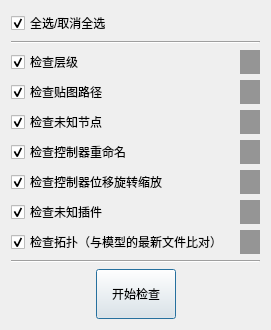
<?xml version="1.0" encoding="UTF-8"?>
<ui version="4.0">
 <class>dsf_rigging_checking_dialog</class>
 <widget class="QDialog" name="dsf_rigging_checking_dialog">
  <property name="geometry">
   <rect>
    <x>0</x>
    <y>0</y>
    <width>271</width>
    <height>289</height>
   </rect>
  </property>
  <property name="windowTitle">
   <string>绑定质检工具 by wangdonghao</string>
  </property>
  <layout class="QGridLayout" name="gridLayout">
   <item row="0" column="1">
    <layout class="QVBoxLayout" name="verticalLayout">
     <item>
      <widget class="QCheckBox" name="select_all">
       <property name="text">
        <string>全选/取消全选</string>
       </property>
       <property name="checked">
        <bool>true</bool>
       </property>
      </widget>
     </item>
     <item>
      <widget class="Line" name="line">
       <property name="orientation">
        <enum>Qt::Horizontal</enum>
       </property>
      </widget>
     </item>
     <item>
      <layout class="QHBoxLayout" name="horizontalLayout_2">
       <item>
        <widget class="QCheckBox" name="check_hierarchy_cb">
         <property name="text">
          <string>检查层级</string>
         </property>
         <property name="checked">
          <bool>true</bool>
         </property>
        </widget>
       </item>
       <item>
        <widget class="QLabel" name="check_hierarchy_lb">
         <property name="maximumSize">
          <size>
           <width>20</width>
           <height>16777215</height>
          </size>
         </property>
         <property name="styleSheet">
          <string notr="true">background-color: rgb(149, 149, 149);</string>
         </property>
         <property name="text">
          <string/>
         </property>
        </widget>
       </item>
      </layout>
     </item>
     <item>
      <layout class="QHBoxLayout" name="horizontalLayout_7">
       <item>
        <widget class="QCheckBox" name="check_tex_cb">
         <property name="text">
          <string>检查贴图路径</string>
         </property>
         <property name="checked">
          <bool>true</bool>
         </property>
        </widget>
       </item>
       <item>
        <widget class="QLabel" name="check_tex_lb">
         <property name="maximumSize">
          <size>
           <width>20</width>
           <height>16777215</height>
          </size>
         </property>
         <property name="styleSheet">
          <string notr="true">background-color: rgb(149, 149, 149);</string>
         </property>
         <property name="text">
          <string/>
         </property>
        </widget>
       </item>
      </layout>
     </item>
     <item>
      <layout class="QHBoxLayout" name="horizontalLayout_3">
       <item>
        <widget class="QCheckBox" name="check_unknown_nodes_cb">
         <property name="text">
          <string>检查未知节点</string>
         </property>
         <property name="checked">
          <bool>true</bool>
         </property>
        </widget>
       </item>
       <item>
        <widget class="QLabel" name="check_unknown_nodes_lb">
         <property name="maximumSize">
          <size>
           <width>20</width>
           <height>16777215</height>
          </size>
         </property>
         <property name="styleSheet">
          <string notr="true">background-color: rgb(149, 149, 149);</string>
         </property>
         <property name="text">
          <string/>
         </property>
        </widget>
       </item>
      </layout>
     </item>
     <item>
      <layout class="QHBoxLayout" name="horizontalLayout_4">
       <item>
        <widget class="QCheckBox" name="check_ctrl_renaming_cb">
         <property name="text">
          <string>检查控制器重命名</string>
         </property>
         <property name="checked">
          <bool>true</bool>
         </property>
        </widget>
       </item>
       <item>
        <widget class="QLabel" name="check_ctrl_renaming_lb">
         <property name="maximumSize">
          <size>
           <width>20</width>
           <height>16777215</height>
          </size>
         </property>
         <property name="styleSheet">
          <string notr="true">background-color: rgb(149, 149, 149);</string>
         </property>
         <property name="text">
          <string/>
         </property>
        </widget>
       </item>
      </layout>
     </item>
     <item>
      <layout class="QHBoxLayout" name="horizontalLayout_5">
       <item>
        <widget class="QCheckBox" name="check_ctrl_attr_cb">
         <property name="text">
          <string>检查控制器位移旋转缩放</string>
         </property>
         <property name="checked">
          <bool>true</bool>
         </property>
        </widget>
       </item>
       <item>
        <widget class="QLabel" name="check_ctrl_attr_lb">
         <property name="maximumSize">
          <size>
           <width>20</width>
           <height>16777215</height>
          </size>
         </property>
         <property name="styleSheet">
          <string notr="true">background-color: rgb(149, 149, 149);</string>
         </property>
         <property name="text">
          <string/>
         </property>
        </widget>
       </item>
      </layout>
     </item>
     <item>
      <layout class="QHBoxLayout" name="horizontalLayout_6">
       <item>
        <widget class="QCheckBox" name="check_unknown_plugins_cb">
         <property name="text">
          <string>检查未知插件</string>
         </property>
         <property name="checked">
          <bool>true</bool>
         </property>
        </widget>
       </item>
       <item>
        <widget class="QLabel" name="check_unknown_plugins_lb">
         <property name="maximumSize">
          <size>
           <width>20</width>
           <height>16777215</height>
          </size>
         </property>
         <property name="styleSheet">
          <string notr="true">background-color: rgb(149, 149, 149);</string>
         </property>
         <property name="text">
          <string/>
         </property>
        </widget>
       </item>
      </layout>
     </item>
     <item>
      <layout class="QHBoxLayout" name="horizontalLayout_8">
       <item>
        <widget class="QCheckBox" name="check_topology_cb">
         <property name="text">
          <string>检查拓扑（与模型的最新文件比对）</string>
         </property>
         <property name="checked">
          <bool>true</bool>
         </property>
        </widget>
       </item>
       <item>
        <widget class="QLabel" name="check_topology_lb">
         <property name="maximumSize">
          <size>
           <width>20</width>
           <height>16777215</height>
          </size>
         </property>
         <property name="styleSheet">
          <string notr="true">background-color: rgb(149, 149, 149);</string>
         </property>
         <property name="text">
          <string/>
         </property>
        </widget>
       </item>
      </layout>
     </item>
     <item>
      <widget class="Line" name="line_2">
       <property name="orientation">
        <enum>Qt::Horizontal</enum>
       </property>
      </widget>
     </item>
     <item>
      <layout class="QHBoxLayout" name="horizontalLayout">
       <item>
        <spacer name="horizontalSpacer">
         <property name="orientation">
          <enum>Qt::Horizontal</enum>
         </property>
         <property name="sizeHint" stdset="0">
          <size>
           <width>40</width>
           <height>20</height>
          </size>
         </property>
        </spacer>
       </item>
       <item>
        <widget class="QPushButton" name="check_doit">
         <property name="minimumSize">
          <size>
           <width>50</width>
           <height>50</height>
          </size>
         </property>
         <property name="maximumSize">
          <size>
           <width>200</width>
           <height>16777215</height>
          </size>
         </property>
         <property name="text">
          <string>开始检查</string>
         </property>
        </widget>
       </item>
       <item>
        <spacer name="horizontalSpacer_2">
         <property name="orientation">
          <enum>Qt::Horizontal</enum>
         </property>
         <property name="sizeHint" stdset="0">
          <size>
           <width>40</width>
           <height>20</height>
          </size>
         </property>
        </spacer>
       </item>
      </layout>
     </item>
    </layout>
   </item>
  </layout>
 </widget>
 <resources/>
 <connections/>
</ui>
